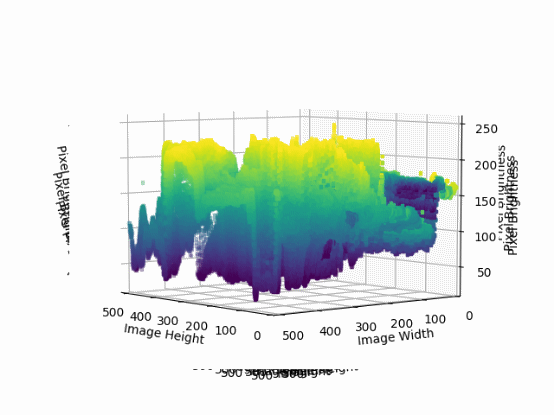
#> input picture Lenna.gif, 554 x 415 px, given in place of lenna.png, which was not available
$ python 3Dify.py
#> lines starting #> are read from the running program, lines starting #| are printed output that depends on the picture; pictures that were not available may be replaced by others from this repository, and a replacement may not be noted
from mpl_toolkits.mplot3d import Axes3D
import matplotlib.pyplot as plt
import numpy as np
import matplotlib.image as mpimg
import time
import cv2
import os
import imageio


#####init
filename = 'lenna.png'
path = '/path/to/your/image/'
subdir, disregard = filename.split('.')  # subdir to save images and gif
substeps = 16  #how many images do you want?
horRot = 10  #how many degrees horizontal rotation per step
verRot = 90/substeps  #how many degrees vertical rotation per step
mymarker = '$.$' #set any marker style you want like 'o', ',', '*',...
gifFPS = 5 #frames per second of the resulting gif
####endinit


def translate(value, leftMin, leftMax, rightMin, rightMax):
    #Maps values from one range to another
    # Figure out how 'wide' each range is
    leftSpan = leftMax - leftMin
    rightSpan = rightMax - rightMin

    # Convert the left range into a 0-1 range (float)
    valueScaled = float(value - leftMin) / float(leftSpan)

    # Convert the 0-1 range into a value in the right range.
    return rightMin + (valueScaled * rightSpan)

if not os.path.exists(subdir):
    os.makedirs(subdir)


img1=mpimg.imread(path+filename)
#> img1 is the input picture: shape (415, 554, 4); mean R, G, B, A 221.3, 229.8, 225, 255
start = time.time()


print("Image dimensions:")

print(img1.shape)
#| (415, 554, 4)

if(len(img1.shape)>2):
    #bringing it down to a 2x2 array with only the greyscale values
    hoehe, breite, z = img1.shape
#> hoehe = 415; breite = 554; z = 4
    img2 = img1[:, :, 0]
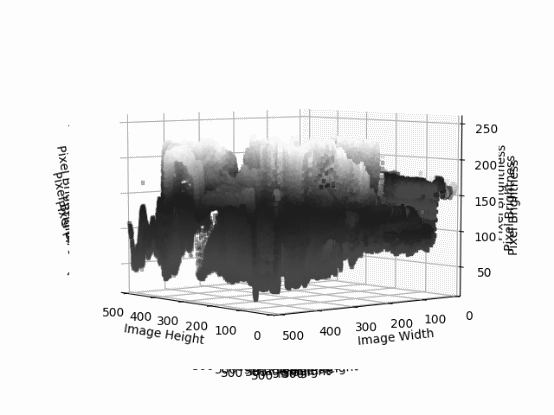
#> img2: shape (415, 554); min 2, max 253, mean 221.3
else:
    hoehe, breite = img1.shape
    img2= img1


if( hoehe > breite ):
    size = breite
else:
    size = hoehe
#> size = 415

#cropping the image to a square
img = img2[0:size, 0:size]
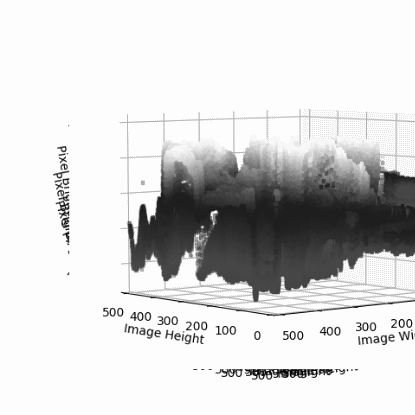
#> img: shape (415, 415); min 2, max 253, mean 215.2

if(size>1000): #if the image has more than 1MP we scale it down
    img = cv2.resize(img, (1000, 1000))

f = plt.figure(100)
plt.imshow(img)
f.show()
f.suptitle('Does this image look correct? Close it to proceed :)', fontsize=12)

plt.show()


#histogram equalisation for better outcome
# create a CLAHE object (Arguments are optional).
plt.hist(img.ravel(), 256, [0, 256])  #check histogramm for debugging
plt.show()
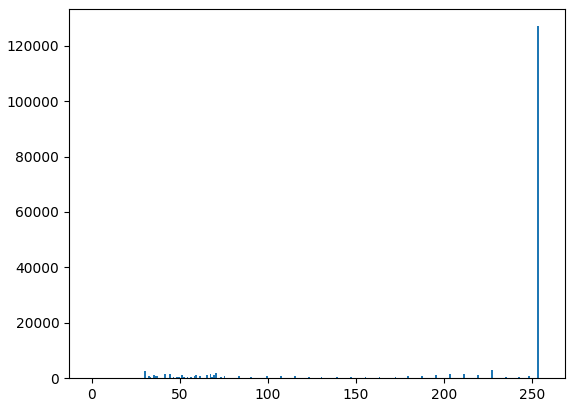
#> figure drawn by matplotlib, 1 panel; tallest bar 127040 high, from x = 253 to 254
try:
    clahe = cv2.createCLAHE(clipLimit=2.0,tileGridSize=(8,8))
    print(img.shape)
#| (415, 415)
    img = clahe.apply(img)
    f = plt.figure(100)
    plt.imshow(img)
    f.show()
    f.suptitle('Does this image look correct? Close it to proceed :)', fontsize=12)
    plt.show()

except:
    print("check the histogram of this file")


print("Maximum: " + str(img.max()) + " Brightness\nSize: " + str(img.size) + " Pixel\nShape: " + str(img.shape) + " Pixel")
#| Maximum: 254 Brightness
#| Size: 172225 Pixel
#| Shape: (415, 415) Pixel
x, y = img.shape
#> x = 415; y = 415
x_axis = np.arange(x)
#> x_axis = 415 values from 0 to 414
y_axis = np.arange(y)
#> y_axis = 415 values from 0 to 414

#since rotating by hand takes so long, this function will save you an image at various angles and save it to your specified subdirectory


fig = plt.figure(1)
ax = fig.add_subplot(111, projection='3d')
column1 = img[:, [0]]
#> column1 = 415 values from 253 to 253
colormap = np.empty(size)
xs = np.arange(size)
#> xs = 415 values from 0 to 414

for i in range(size):
    ys = np.full((y), i)
    zs = img[:, [i]]
    max = zs.max()
    for o in range(zs.size):
        colormap[o]=translate(zs[o], 0, 255, 0, 1)

#> (the run stopped early here; a loop or call above may not have finished)
